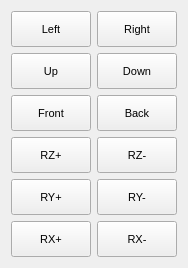
<?xml version="1.0" encoding="UTF-8"?>
<ui version="4.0">
 <class>URController</class>
 <widget class="qMRMLWidget" name="URController">
  <property name="geometry">
   <rect>
    <x>0</x>
    <y>0</y>
    <width>184</width>
    <height>268</height>
   </rect>
  </property>
  <property name="sizePolicy">
   <sizepolicy hsizetype="Preferred" vsizetype="Preferred">
    <horstretch>0</horstretch>
    <verstretch>0</verstretch>
   </sizepolicy>
  </property>
  <property name="maximumSize">
   <size>
    <width>16777215</width>
    <height>920</height>
   </size>
  </property>
  <property name="styleSheet">
   <string notr="true"/>
  </property>
  <layout class="QGridLayout" name="gridLayout">
   <item row="1" column="1">
    <widget class="QPushButton" name="btn_move_down">
     <property name="sizePolicy">
      <sizepolicy hsizetype="Minimum" vsizetype="Preferred">
       <horstretch>0</horstretch>
       <verstretch>0</verstretch>
      </sizepolicy>
     </property>
     <property name="font">
      <font>
       <pointsize>8</pointsize>
      </font>
     </property>
     <property name="text">
      <string>Down</string>
     </property>
    </widget>
   </item>
   <item row="2" column="0">
    <widget class="QPushButton" name="btn_move_front">
     <property name="sizePolicy">
      <sizepolicy hsizetype="Minimum" vsizetype="Preferred">
       <horstretch>0</horstretch>
       <verstretch>0</verstretch>
      </sizepolicy>
     </property>
     <property name="font">
      <font>
       <pointsize>8</pointsize>
      </font>
     </property>
     <property name="text">
      <string>Front</string>
     </property>
    </widget>
   </item>
   <item row="1" column="0">
    <widget class="QPushButton" name="btn_move_up">
     <property name="sizePolicy">
      <sizepolicy hsizetype="Minimum" vsizetype="Preferred">
       <horstretch>0</horstretch>
       <verstretch>0</verstretch>
      </sizepolicy>
     </property>
     <property name="font">
      <font>
       <pointsize>8</pointsize>
      </font>
     </property>
     <property name="text">
      <string>Up</string>
     </property>
    </widget>
   </item>
   <item row="5" column="0">
    <widget class="QPushButton" name="btn_rotate_x_positive">
     <property name="sizePolicy">
      <sizepolicy hsizetype="Minimum" vsizetype="Preferred">
       <horstretch>0</horstretch>
       <verstretch>0</verstretch>
      </sizepolicy>
     </property>
     <property name="font">
      <font>
       <pointsize>8</pointsize>
      </font>
     </property>
     <property name="text">
      <string>RX+</string>
     </property>
    </widget>
   </item>
   <item row="0" column="1">
    <widget class="QPushButton" name="btn_move_right">
     <property name="sizePolicy">
      <sizepolicy hsizetype="Minimum" vsizetype="Preferred">
       <horstretch>0</horstretch>
       <verstretch>0</verstretch>
      </sizepolicy>
     </property>
     <property name="font">
      <font>
       <pointsize>8</pointsize>
      </font>
     </property>
     <property name="text">
      <string>Right</string>
     </property>
    </widget>
   </item>
   <item row="0" column="0">
    <widget class="QPushButton" name="btn_move_left">
     <property name="sizePolicy">
      <sizepolicy hsizetype="Minimum" vsizetype="Preferred">
       <horstretch>0</horstretch>
       <verstretch>0</verstretch>
      </sizepolicy>
     </property>
     <property name="font">
      <font>
       <pointsize>8</pointsize>
      </font>
     </property>
     <property name="text">
      <string>Left</string>
     </property>
    </widget>
   </item>
   <item row="5" column="1">
    <widget class="QPushButton" name="btn_rotate_x_negative">
     <property name="sizePolicy">
      <sizepolicy hsizetype="Minimum" vsizetype="Preferred">
       <horstretch>0</horstretch>
       <verstretch>0</verstretch>
      </sizepolicy>
     </property>
     <property name="font">
      <font>
       <pointsize>8</pointsize>
      </font>
     </property>
     <property name="text">
      <string>RX-</string>
     </property>
    </widget>
   </item>
   <item row="4" column="0">
    <widget class="QPushButton" name="btn_rotate_y_positive">
     <property name="sizePolicy">
      <sizepolicy hsizetype="Minimum" vsizetype="Preferred">
       <horstretch>0</horstretch>
       <verstretch>0</verstretch>
      </sizepolicy>
     </property>
     <property name="font">
      <font>
       <pointsize>8</pointsize>
      </font>
     </property>
     <property name="text">
      <string>RY+</string>
     </property>
    </widget>
   </item>
   <item row="2" column="1">
    <widget class="QPushButton" name="btn_move_back">
     <property name="sizePolicy">
      <sizepolicy hsizetype="Minimum" vsizetype="Preferred">
       <horstretch>0</horstretch>
       <verstretch>0</verstretch>
      </sizepolicy>
     </property>
     <property name="font">
      <font>
       <pointsize>8</pointsize>
      </font>
     </property>
     <property name="text">
      <string>Back</string>
     </property>
    </widget>
   </item>
   <item row="3" column="0">
    <widget class="QPushButton" name="btn_rotate_z_positive">
     <property name="sizePolicy">
      <sizepolicy hsizetype="Minimum" vsizetype="Preferred">
       <horstretch>0</horstretch>
       <verstretch>0</verstretch>
      </sizepolicy>
     </property>
     <property name="font">
      <font>
       <pointsize>8</pointsize>
      </font>
     </property>
     <property name="text">
      <string>RZ+</string>
     </property>
    </widget>
   </item>
   <item row="3" column="1">
    <widget class="QPushButton" name="btn_rotate_z_negative">
     <property name="sizePolicy">
      <sizepolicy hsizetype="Minimum" vsizetype="Preferred">
       <horstretch>0</horstretch>
       <verstretch>0</verstretch>
      </sizepolicy>
     </property>
     <property name="font">
      <font>
       <pointsize>8</pointsize>
      </font>
     </property>
     <property name="text">
      <string>RZ-</string>
     </property>
    </widget>
   </item>
   <item row="4" column="1">
    <widget class="QPushButton" name="btn_rotate_y_negative">
     <property name="sizePolicy">
      <sizepolicy hsizetype="Minimum" vsizetype="Preferred">
       <horstretch>0</horstretch>
       <verstretch>0</verstretch>
      </sizepolicy>
     </property>
     <property name="font">
      <font>
       <pointsize>8</pointsize>
      </font>
     </property>
     <property name="text">
      <string>RY-</string>
     </property>
    </widget>
   </item>
  </layout>
 </widget>
 <customwidgets>
  <customwidget>
   <class>qMRMLWidget</class>
   <extends>QWidget</extends>
   <header>qMRMLWidget.h</header>
   <container>1</container>
  </customwidget>
 </customwidgets>
 <resources/>
 <connections/>
</ui>
